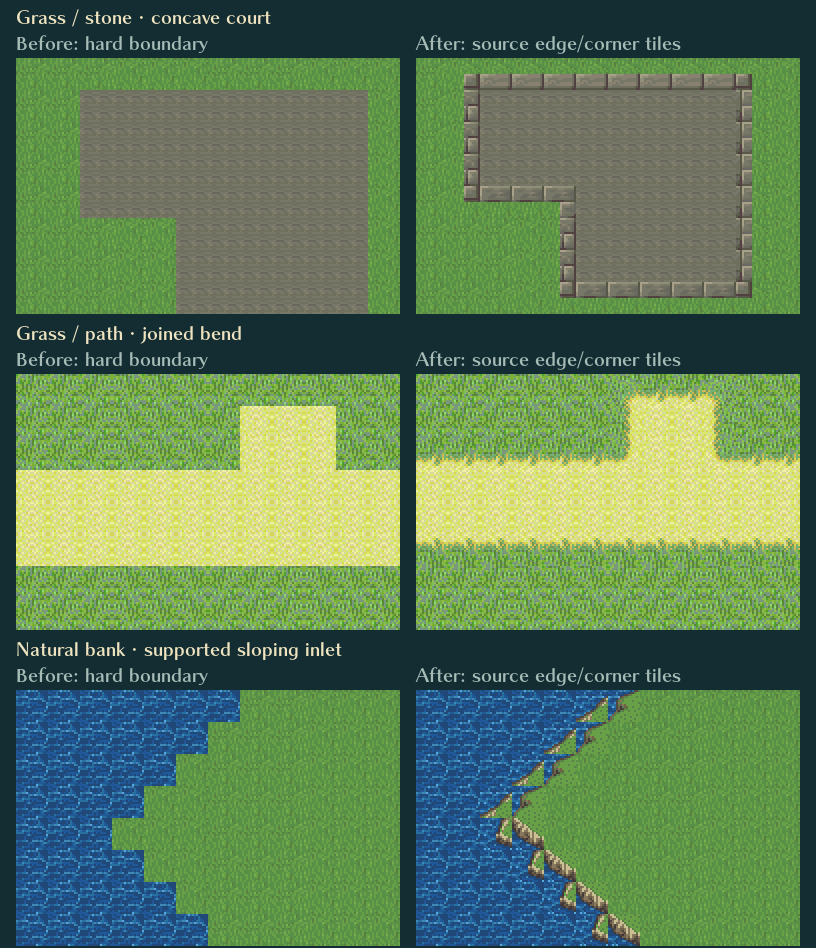

Write Python code to recreate this figure.
"""Focused neighbor-correct source-tile tests; no runtime assets are modified."""
from pathlib import Path
from PIL import Image,ImageDraw,ImageFont
import json,shutil
P=Path(__file__).resolve().parent;R=P.parents[2]
for name in ['coastal-landing','grimleal-ruins']:
 for view in ['desktop','phone','full','routes']:
  src=P/f'{name}-{view}.png';dst=P/f'{name}-rev3-{view}.png'
  if src.exists() and not dst.exists():shutil.copyfile(src,dst)
S=Image.open(R/'asset-library/map-candidates/compact/stronghold-tileset.png').convert('RGB');F=Image.open(R/'asset-library/map-candidates/compact/fort-tileset.png').convert('RGB')
# Keys are terrain at the tile's four CORNERS: TL, TR, BL, BR. 1=grass/land.
stone={'1000':(112,256),'0100':(128,256),'0010':(112,272),'0001':(128,272),'0111':(112,288),'1011':(128,288),'1101':(112,304),'1110':(128,304),'1100':(112,320),'0011':(112,336),'1010':(144,320),'0101':(160,320)}
path={'1000':(128,96),'0100':(144,96),'0010':(128,112),'0001':(144,112),'0111':(176,112),'1011':(160,112),'1101':(176,96),'1110':(160,96),'1100':(256,128),'0011':(256,144),'1010':(224,144),'0101':(240,144)}
# Shore is deliberately restricted to supported sloping banks, NOT a complete autotile kit.
shore={'0111':(352,320),'1011':(368,320),'1101':(352,336),'1110':(368,336),'0001':(416,320),'0010':(432,320),'0100':(480,304),'1000':(496,304),'1100':(448,304),'0011':(448,320)}
records=[]
def crop(im,xy):x,y=xy;return im.crop((x,y,x+16,y+16))
def build(kind):
 w,h=12,8;out=Image.new('RGB',(w*16,h*16));before=out.copy();sheet=F if kind=='path' else S;lookup=path if kind=='path' else shore if kind=='shore' else stone
 def land(x,y):
  if kind=='shore':return x>=abs(y-4)+3
  if kind=='path':return not(3<=y<=5 or (7<=x<=9 and 1<=y<=5))
  # Grass intrusion creates a real concave corner instead of a rectangular slab.
  return not(2<=x<=10 and 1<=y<=7 and not(x<5 and y>4))
 missing=[]
 for y in range(h):
  for x in range(w):
   sig=''.join(str(int(land(a,b)))for a,b in [(x,y),(x+1,y),(x,y+1),(x+1,y+1)])
   grass=crop(F,(64+(x//3%2)*16,80)) if kind=='path' else crop(S,(352+(x//3%2)*16,176))
   floor=crop(F,(224+(x//3%2)*16,128)) if kind=='path' else crop(S,(368,272)) if kind=='shore' else crop(S,[(16,272),(32,272),(48,272),(64,272)][(x//3+y//2)%4])
   if kind=='stone':
    floor=Image.new('RGB',(16,16));center=S.crop((164,52,172,60))
    for yy in [0,8]:
     for xx in [0,8]:floor.paste(center,(xx,yy))
   if kind=='path':
    # Narrow-path source has grass fringes. Use its two genuine center strips,
    # retaining native source pixels rather than repeating the fringe as interior.
    floor=Image.new('RGB',(16,16))
    for half,xx in enumerate([228,244]):floor.paste(F.crop((xx,128,xx+8,144)),(half*8,0))
   # Before: binary rectangle-like hard change using the original repeated materials.
   before.paste(grass if land(x,y) else floor,(x*16,y*16))
   if sig=='1111':art=grass
   elif sig=='0000':art=floor
   elif sig in lookup:
    xy=lookup[sig];art=crop(sheet,xy);records.append({'proof':kind,'corners':sig,'source':'fort-tileset.png' if kind=='path' else 'stronghold-tileset.png','rect':[xy[0],xy[1],xy[0]+16,xy[1]+16]})
   else:missing.append(sig);art=grass if land(x,y) else floor
   out.paste(art,(x*16,y*16))
 return before.resize((384,256),Image.Resampling.NEAREST),out.resize((384,256),Image.Resampling.NEAREST),sorted(set(missing))
font=ImageFont.truetype(str(R/'public/assets/FE.otf'),18);board=Image.new('RGB',(816,948),'#132d33');d=ImageDraw.Draw(board)
for j,(kind,title)in enumerate([('stone','Grass / stone · concave court'),('path','Grass / path · joined bend'),('shore','Natural bank · supported sloping inlet')]):
 before,after,missing=build(kind);y=j*316;d.text((16,y+8),title,fill='#eee3be',font=font);d.text((16,y+34),'Before: hard boundary',fill='#a6bbb5',font=font);d.text((416,y+34),'After: source edge/corner tiles',fill='#a6bbb5',font=font);board.paste(before,(16,y+58));board.paste(after,(416,y+58));before.save(P/f'transition-{kind}-before.png');after.save(P/f'transition-{kind}-after.png');print(kind,'unsupported masks',missing)
board.save(P/'transition-proofs.png');(P/'transition-source-crops.json').write_text(json.dumps(records,indent=2))
